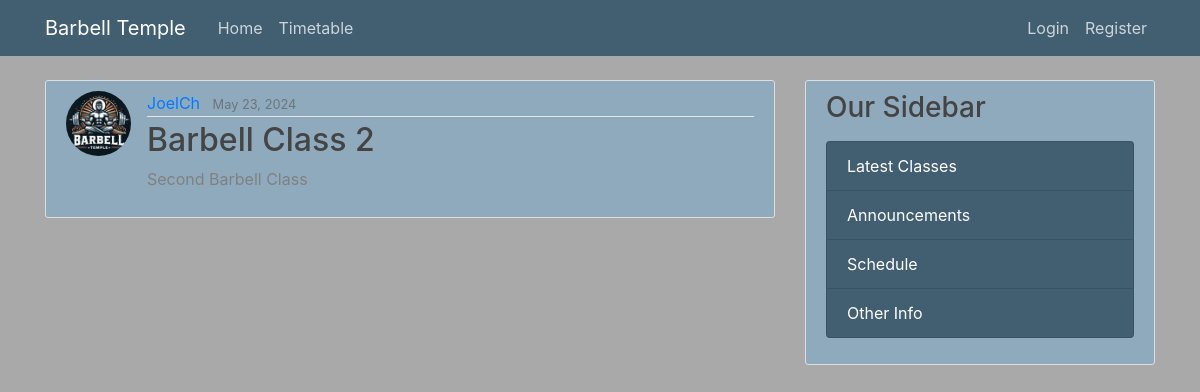
Before: /barbellclass/2 with the older database file.
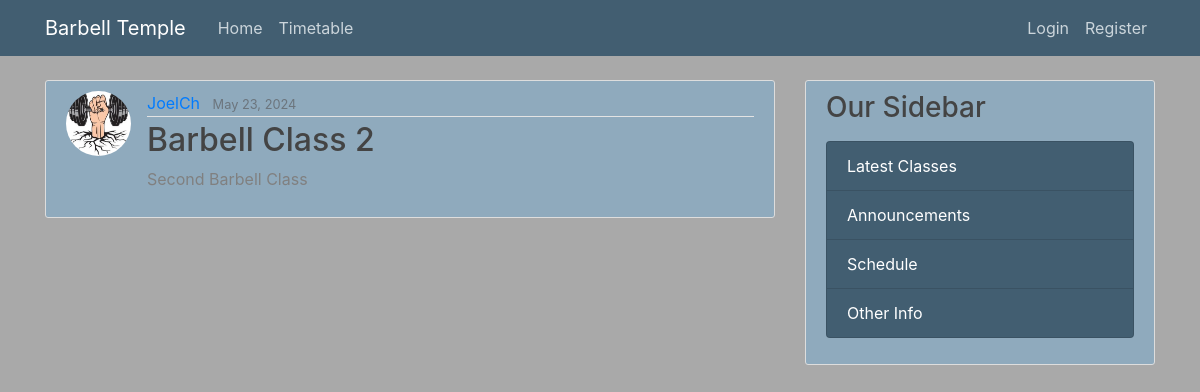
After: the same page with the newer database file.
### barbell_classes/models.py (models this page shows, shortened)
class BarbellClass(models.Model):
    title = models.CharField(max_length=100)
    content = models.TextField()
    date_posted = models.DateTimeField(default=timezone.now)
    author = models.ForeignKey(User, on_delete=models.CASCADE)

### users/models.py (models this page shows, shortened)
class Profile(models.Model):
    user = models.OneToOneField(User, on_delete=models.CASCADE)
    image = models.ImageField(default='default.jpg', upload_to='profile_pictures')

### barbell_classes/views.py (the view)
# urls.py: path('barbellclass/<int:pk>', BarbellClassDetailView.as_view(), name='barbellclass-detail'),
class BarbellClassDetailView(DetailView):
    model = BarbellClass

### barbell_classes/templates/barbell_classes/barbellclass_detail.html (shortened to what this page needs)
{% extends "barbell_classes/base.html" %}
{% block content %}
    <article class="media content-section">
        <img class="rounded-circle article-img" src="{{ object.author.profile.image.url }}">
        <div class="media-body">
            <div class="article-metadata">
                <a class="mr-2" href="#">{{ object.author }}</a>
                <small class="text-muted">{{ object.date_posted|date:"F d, Y" }}</small>
            </div>
            <h2 class="article-title">{{ object.title }}</h2>
            <p class="article-content">{{ object.content }}</p>
        </div>
    </article>
{% endblock content %}

Changed rows visible on the page:
changed through a linked row, BarbellClass "Barbell Class 2": author.profile.image: a different picture
